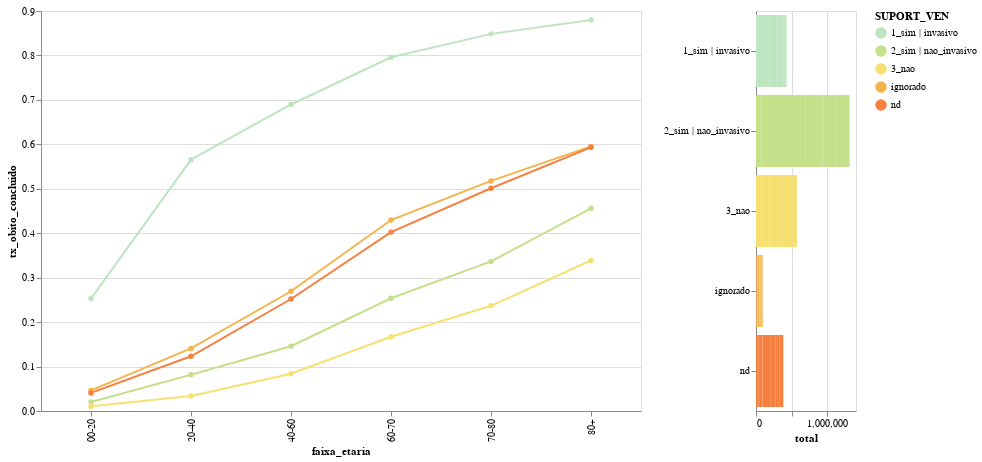

The notebook cell this image was saved under:
### Markdown cell above
### Faixa Etária e Uso de Suporte Ventilatório

### Code cell
#hide_input

x_col = 'faixa_etaria'
cat_col = 'SUPORT_VEN'
# sel_cols = ['SUPORT_VEN']
# sel_cols=[]
selection_dict = {}
# selection_dict['UF_RES'] = ' != "nd"'
dataFrame2Chart(df_srag,x_col,cat_col,sel_cols,selection_dict,total=[0],mark_type='line',stack='',rates=1)

### Figure 1 — Vega-Lite specification as saved in the notebook (floating-point values rounded to 4 significant figures)
{"config": {"view": {"continuousWidth": 400, "continuousHeight": 300}}, "concat": [{"mark": {"type": "line", "point": true, "strokeWidth": 2}, "encoding": {"color": {"type": "nominal", "field": "SUPORT_VEN", "scale": {"scheme": "lightmulti"}}, "opacity": {"condition": {"value": 1.0, "selection": "selector002"}, "value": 0.1}, "tooltip": [{"type": "nominal", "field": "faixa_etaria"}, {"type": "nominal", "field": "SUPORT_VEN"}, {"type": "quantitative", "field": "cura"}, {"type": "quantitative", "field": "ignorado"}, {"type": "quantitative", "field": "nd"}, {"type": "quantitative", "field": "obito"}, {"type": "quantitative", "field": "obito_outras_causas"}, {"type": "quantitative", "field": "total"}, {"type": "quantitative", "field": "tx_obito_andamento"}, {"type": "quantitative", "field": "tx_obito_concluido"}], "x": {"type": "nominal", "field": "faixa_etaria"}, "y": {"type": "quantitative", "field": "tx_obito_concluido"}}, "height": 400, "selection": {"selector002": {"type": "multi", "empty": "all", "fields": ["SUPORT_VEN"], "bind": "legend"}}, "width": 600}, {"mark": "bar", "encoding": {"color": {"condition": {"type": "nominal", "field": "SUPORT_VEN", "scale": {"scheme": "lightmulti"}, "selection": "selector002"}, "value": "lightgrey"}, "x": {"type": "quantitative", "field": "total"}, "y": {"type": "ordinal", "field": "SUPORT_VEN", "title": null}}, "height": 400, "selection": {"selector002": {"type": "multi", "empty": "all", "fields": ["SUPORT_VEN"], "bind": "legend"}}, "width": 100}], "data": {"name": "data-f736e473020049ad69013d7659407932"}, "$schema": "https://vega.github.io/schema/vega-lite/v4.8.1.json", "datasets": {"data-f736e473020049ad69013d7659407932": [{"faixa_etaria": "00-20", "SUPORT_VEN": "1_sim | invasivo", "cura": 8903, "ignorado": 679, "nd": 2227, "obito": 3014, "obito_outras_causas": 567, "total": 15390, "tx_obito_andamento": 0.1958, "tx_obito_concluido": 0.2529}, {"faixa_etaria": "00-20", "SUPORT_VEN": "2_sim | nao_invasivo", "cura": 63104, "ignorado": 2792, "nd": 11783, "obito": 1313, "obito_outras_causas": 228, "total": 79220, "tx_obito_andamento": 0.01657, "tx_obito_concluido": 0.02038}, {"faixa_etaria": "00-20", "SUPORT_VEN": "3_nao", "cura": 63673, "ignorado": 2445, "nd": 13385, "obito": 704, "obito_outras_causas": 149, "total": 80356, "tx_obito_andamento": 0.008761, "tx_obito_concluido": 0.01094}, {"faixa_etaria": "00-20", "SUPORT_VEN": "ignorado", "cura": 4724, "ignorado": 671, "nd": 1328, "obito": 229, "obito_outras_causas": 31, "total": 6983, "tx_obito_andamento": 0.03279, "tx_obito_concluido": 0.04623}, {"faixa_etaria": "00-20", "SUPORT_VEN": "nd", "cura": 17703, "ignorado": 1616, "nd": 11369, "obito": 751, "obito_outras_causas": 86, "total": 31525, "tx_obito_andamento": 0.02382, "tx_obito_concluido": 0.0407}, {"faixa_etaria": "20-40", "SUPORT_VEN": "1_sim | invasivo", "cura": 15590, "ignorado": 816, "nd": 2946, "obito": 20298, "obito_outras_causas": 979, "total": 40629, "tx_obito_andamento": 0.4996, "tx_obito_concluido": 0.5656}, {"faixa_etaria": "20-40", "SUPORT_VEN": "2_sim | nao_invasivo", "cura": 135787, "ignorado": 4689, "nd": 20679, "obito": 12063, "obito_outras_causas": 588, "total": 173806, "tx_obito_andamento": 0.0694, "tx_obito_concluido": 0.08159}, {"faixa_etaria": "20-40", "SUPORT_VEN": "3_nao", "cura": 90387, "ignorado": 2747, "nd": 15683, "obito": 3153, "obito_outras_causas": 292, "total": 112262, "tx_obito_andamento": 0.02809, "tx_obito_concluido": 0.03371}, {"faixa_etaria": "20-40", "SUPORT_VEN": "ignorado", "cura": 8124, "ignorado": 993, "nd": 1892, "obito": 1332, "obito_outras_causas": 66, "total": 12407, "tx_obito_andamento": 0.1074, "tx_obito_concluido": 0.1409}, {"faixa_etaria": "20-40", "SUPORT_VEN": "nd", "cura": 34739, "ignorado": 2486, "nd": 15308, "obito": 4878, "obito_outras_causas": 232, "total": 57643, "tx_obito_andamento": 0.08462, "tx_obito_concluido": 0.1231}, {"faixa_etaria": "40-60", "SUPORT_VEN": "1_sim | invasivo", "cura": 36465, "ignorado": 2203, "nd": 7342, "obito": 81038, "obito_outras_causas": 2548, "total": 129596, "tx_obito_andamento": 0.6253, "tx_obito_concluido": 0.6897}, {"faixa_etaria": "40-60", "SUPORT_VEN": "2_sim | nao_invasivo", "cura": 318583, "ignorado": 11263, "nd": 49343, "obito": 54307, "obito_outras_causas": 2007, "total": 435503, "tx_obito_andamento": 0.1247, "tx_obito_concluido": 0.1456}, {"faixa_etaria": "40-60", "SUPORT_VEN": "3_nao", "cura": 132308, "ignorado": 3982, "nd": 23046, "obito": 12111, "obito_outras_causas": 879, "total": 172326, "tx_obito_andamento": 0.07028, "tx_obito_concluido": 0.08386}, {"faixa_etaria": "40-60", "SUPORT_VEN": "ignorado", "cura": 16244, "ignorado": 1961, "nd": 3846, "obito": 5989, "obito_outras_causas": 196, "total": 28236, "tx_obito_andamento": 0.2121, "tx_obito_concluido": 0.2694}, {"faixa_etaria": "40-60", "SUPORT_VEN": "nd", "cura": 64144, "ignorado": 4494, "nd": 27842, "obito": 21609, "obito_outras_causas": 650, "total": 118739, "tx_obito_andamento": 0.182, "tx_obito_concluido": 0.252}, {"faixa_etaria": "60-70", "SUPORT_VEN": "1_sim | invasivo", "cura": 17930, "ignorado": 1348, "nd": 4781, "obito": 69956, "obito_outras_causas": 2263, "total": 96278, "tx_obito_andamento": 0.7266, "tx_obito_concluido": 0.796}, {"faixa_etaria": "60-70", "SUPORT_VEN": "2_sim | nao_invasivo", "cura": 153555, "ignorado": 5907, "nd": 26138, "obito": 52200, "obito_outras_causas": 2272, "total": 240072, "tx_obito_andamento": 0.2174, "tx_obito_concluido": 0.2537}, {"faixa_etaria": "60-70", "SUPORT_VEN": "3_nao", "cura": 57822, "ignorado": 1967, "nd": 10599, "obito": 11592, "obito_outras_causas": 830, "total": 82810, "tx_obito_andamento": 0.14, "tx_obito_concluido": 0.167}, {"faixa_etaria": "60-70", "SUPORT_VEN": "ignorado", "cura": 7995, "ignorado": 1181, "nd": 2173, "obito": 6022, "obito_outras_causas": 231, "total": 17602, "tx_obito_andamento": 0.3421, "tx_obito_concluido": 0.4296}, {"faixa_etaria": "60-70", "SUPORT_VEN": "nd", "cura": 30302, "ignorado": 2114, "nd": 14268, "obito": 20411, "obito_outras_causas": 680, "total": 67775, "tx_obito_andamento": 0.3012, "tx_obito_concluido": 0.4025}, {"faixa_etaria": "70-80", "SUPORT_VEN": "1_sim | invasivo", "cura": 11855, "ignorado": 1108, "nd": 4153, "obito": 66412, "obito_outras_causas": 2387, "total": 85915, "tx_obito_andamento": 0.773, "tx_obito_concluido": 0.8485}, {"faixa_etaria": "70-80", "SUPORT_VEN": "2_sim | nao_invasivo", "cura": 114445, "ignorado": 4657, "nd": 22388, "obito": 58043, "obito_outras_causas": 2869, "total": 202402, "tx_obito_andamento": 0.2868, "tx_obito_concluido": 0.3365}, {"faixa_etaria": "70-80", "SUPORT_VEN": "3_nao", "cura": 43208, "ignorado": 1573, "nd": 8466, "obito": 13395, "obito_outras_causas": 1010, "total": 67652, "tx_obito_andamento": 0.198, "tx_obito_concluido": 0.2366}, {"faixa_etaria": "70-80", "SUPORT_VEN": "ignorado", "cura": 5899, "ignorado": 883, "nd": 1838, "obito": 6331, "obito_outras_causas": 253, "total": 15204, "tx_obito_andamento": 0.4164, "tx_obito_concluido": 0.5177}, {"faixa_etaria": "70-80", "SUPORT_VEN": "nd", "cura": 21841, "ignorado": 1571, "nd": 11575, "obito": 21952, "obito_outras_causas": 699, "total": 57638, "tx_obito_andamento": 0.3809, "tx_obito_concluido": 0.5013}, {"faixa_etaria": "80+", "SUPORT_VEN": "1_sim | invasivo", "cura": 6529, "ignorado": 705, "nd": 2924, "obito": 47794, "obito_outras_causas": 1977, "total": 59929, "tx_obito_andamento": 0.7975, "tx_obito_concluido": 0.8798}, {"faixa_etaria": "80+", "SUPORT_VEN": "2_sim | nao_invasivo", "cura": 83805, "ignorado": 3748, "nd": 18438, "obito": 70295, "obito_outras_causas": 4256, "total": 180542, "tx_obito_andamento": 0.3894, "tx_obito_concluido": 0.4562}, {"faixa_etaria": "80+", "SUPORT_VEN": "3_nao", "cura": 31969, "ignorado": 1121, "nd": 6523, "obito": 16366, "obito_outras_causas": 1394, "total": 57373, "tx_obito_andamento": 0.2853, "tx_obito_concluido": 0.3386}, {"faixa_etaria": "80+", "SUPORT_VEN": "ignorado", "cura": 4435, "ignorado": 700, "nd": 1444, "obito": 6527, "obito_outras_causas": 296, "total": 13402, "tx_obito_andamento": 0.487, "tx_obito_concluido": 0.5954}, {"faixa_etaria": "80+", "SUPORT_VEN": "nd", "cura": 15364, "ignorado": 1051, "nd": 9124, "obito": 22410, "obito_outras_causas": 848, "total": 48797, "tx_obito_andamento": 0.4592, "tx_obito_concluido": 0.5933}]}}
